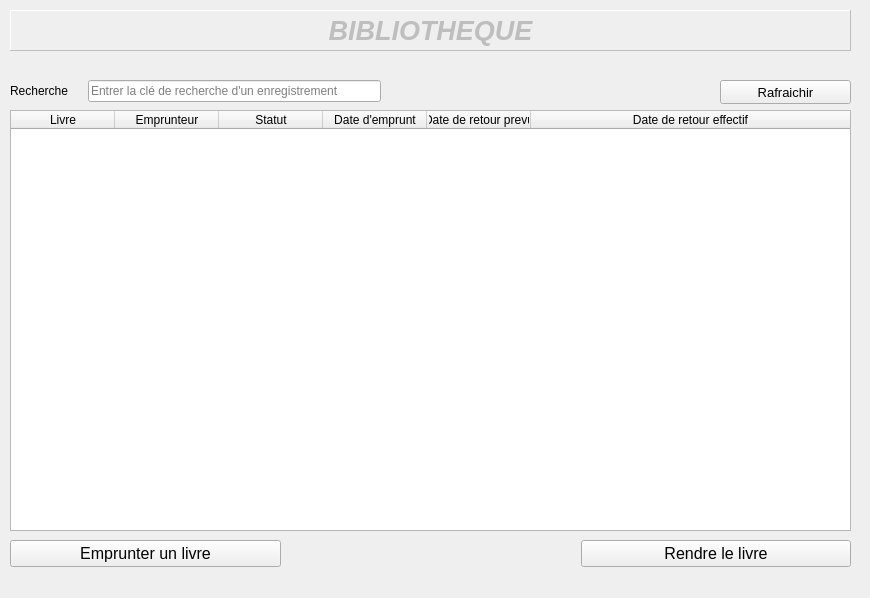
<?xml version="1.0" encoding="UTF-8"?>
<ui version="4.0">
 <class>EmpruntWindow</class>
 <widget class="QWidget" name="EmpruntWindow">
  <property name="geometry">
   <rect>
    <x>0</x>
    <y>0</y>
    <width>870</width>
    <height>598</height>
   </rect>
  </property>
  <property name="windowTitle">
   <string>Form</string>
  </property>
  <widget class="QLabel" name="titre">
   <property name="enabled">
    <bool>false</bool>
   </property>
   <property name="geometry">
    <rect>
     <x>10</x>
     <y>10</y>
     <width>841</width>
     <height>41</height>
    </rect>
   </property>
   <property name="font">
    <font>
     <family>Arial</family>
     <pointsize>20</pointsize>
     <weight>75</weight>
     <italic>true</italic>
     <bold>true</bold>
     <underline>false</underline>
    </font>
   </property>
   <property name="frameShape">
    <enum>QFrame::Panel</enum>
   </property>
   <property name="frameShadow">
    <enum>QFrame::Raised</enum>
   </property>
   <property name="text">
    <string>BIBLIOTHEQUE</string>
   </property>
   <property name="textFormat">
    <enum>Qt::PlainText</enum>
   </property>
   <property name="alignment">
    <set>Qt::AlignCenter</set>
   </property>
  </widget>
  <widget class="QTableWidget" name="tableWidget">
   <property name="geometry">
    <rect>
     <x>10</x>
     <y>110</y>
     <width>841</width>
     <height>421</height>
    </rect>
   </property>
   <property name="editTriggers">
    <set>QAbstractItemView::DoubleClicked</set>
   </property>
   <property name="tabKeyNavigation">
    <bool>false</bool>
   </property>
   <property name="dragEnabled">
    <bool>false</bool>
   </property>
   <property name="dragDropOverwriteMode">
    <bool>false</bool>
   </property>
   <property name="alternatingRowColors">
    <bool>true</bool>
   </property>
   <property name="selectionMode">
    <enum>QAbstractItemView::SingleSelection</enum>
   </property>
   <property name="selectionBehavior">
    <enum>QAbstractItemView::SelectRows</enum>
   </property>
   <property name="gridStyle">
    <enum>Qt::SolidLine</enum>
   </property>
   <property name="sortingEnabled">
    <bool>false</bool>
   </property>
   <property name="wordWrap">
    <bool>false</bool>
   </property>
   <property name="cornerButtonEnabled">
    <bool>false</bool>
   </property>
   <attribute name="horizontalHeaderCascadingSectionResizes">
    <bool>false</bool>
   </attribute>
   <attribute name="horizontalHeaderDefaultSectionSize">
    <number>104</number>
   </attribute>
   <attribute name="horizontalHeaderShowSortIndicator" stdset="0">
    <bool>false</bool>
   </attribute>
   <attribute name="horizontalHeaderStretchLastSection">
    <bool>true</bool>
   </attribute>
   <attribute name="verticalHeaderVisible">
    <bool>false</bool>
   </attribute>
   <attribute name="verticalHeaderCascadingSectionResizes">
    <bool>false</bool>
   </attribute>
   <attribute name="verticalHeaderShowSortIndicator" stdset="0">
    <bool>false</bool>
   </attribute>
   <attribute name="verticalHeaderStretchLastSection">
    <bool>false</bool>
   </attribute>
   <column>
    <property name="text">
     <string>Livre</string>
    </property>
   </column>
   <column>
    <property name="text">
     <string>Emprunteur</string>
    </property>
   </column>
   <column>
    <property name="text">
     <string>Statut</string>
    </property>
   </column>
   <column>
    <property name="text">
     <string>Date d'emprunt</string>
    </property>
   </column>
   <column>
    <property name="text">
     <string>Date de retour prevu</string>
    </property>
   </column>
   <column>
    <property name="text">
     <string>Date de retour effectif</string>
    </property>
   </column>
  </widget>
  <widget class="QWidget" name="layoutWidget">
   <property name="geometry">
    <rect>
     <x>10</x>
     <y>540</y>
     <width>841</width>
     <height>51</height>
    </rect>
   </property>
   <layout class="QHBoxLayout" name="horizontalLayout_2">
    <property name="spacing">
     <number>300</number>
    </property>
    <property name="sizeConstraint">
     <enum>QLayout::SetMaximumSize</enum>
    </property>
    <item>
     <widget class="QPushButton" name="ajouterButton">
      <property name="font">
       <font>
        <pointsize>12</pointsize>
       </font>
      </property>
      <property name="text">
       <string>Emprunter un livre</string>
      </property>
      <property name="icon">
       <iconset>
        <normaloff>C:/Users/DILANE/Downloads/Compressed/Nouveau dossier/gestion-de-stock-master/appdata/list-add.png</normaloff>C:/Users/DILANE/Downloads/Compressed/Nouveau dossier/gestion-de-stock-master/appdata/list-add.png</iconset>
      </property>
      <property name="default">
       <bool>false</bool>
      </property>
      <property name="flat">
       <bool>false</bool>
      </property>
     </widget>
    </item>
    <item>
     <widget class="QPushButton" name="modifierButton">
      <property name="font">
       <font>
        <pointsize>12</pointsize>
       </font>
      </property>
      <property name="text">
       <string>Rendre le livre</string>
      </property>
      <property name="icon">
       <iconset>
        <normaloff>C:/Users/DILANE/Downloads/Compressed/Nouveau dossier/gestion-de-stock-master/appdata/go-down.png</normaloff>C:/Users/DILANE/Downloads/Compressed/Nouveau dossier/gestion-de-stock-master/appdata/go-down.png</iconset>
      </property>
     </widget>
    </item>
   </layout>
  </widget>
  <widget class="QWidget" name="layoutWidget_2">
   <property name="geometry">
    <rect>
     <x>10</x>
     <y>80</y>
     <width>371</width>
     <height>26</height>
    </rect>
   </property>
   <layout class="QHBoxLayout" name="horizontalLayout_3">
    <property name="spacing">
     <number>20</number>
    </property>
    <property name="sizeConstraint">
     <enum>QLayout::SetMaximumSize</enum>
    </property>
    <item>
     <widget class="QLabel" name="label">
      <property name="font">
       <font>
        <pointsize>9</pointsize>
       </font>
      </property>
      <property name="text">
       <string>Recherche</string>
      </property>
     </widget>
    </item>
    <item>
     <widget class="QLineEdit" name="cleEdit">
      <property name="placeholderText">
       <string>Entrer la clé de recherche d'un enregistrement </string>
      </property>
     </widget>
    </item>
   </layout>
  </widget>
  <widget class="QPushButton" name="rafraichirButton">
   <property name="geometry">
    <rect>
     <x>720</x>
     <y>80</y>
     <width>131</width>
     <height>24</height>
    </rect>
   </property>
   <property name="font">
    <font>
     <pointsize>10</pointsize>
    </font>
   </property>
   <property name="text">
    <string>Rafraichir</string>
   </property>
   <property name="icon">
    <iconset>
     <normaloff>C:/Users/DILANE/Downloads/Compressed/Nouveau dossier/gestion-de-stock-master/appdata/edit-redo.png</normaloff>C:/Users/DILANE/Downloads/Compressed/Nouveau dossier/gestion-de-stock-master/appdata/edit-redo.png</iconset>
   </property>
  </widget>
 </widget>
 <resources/>
 <connections/>
</ui>
